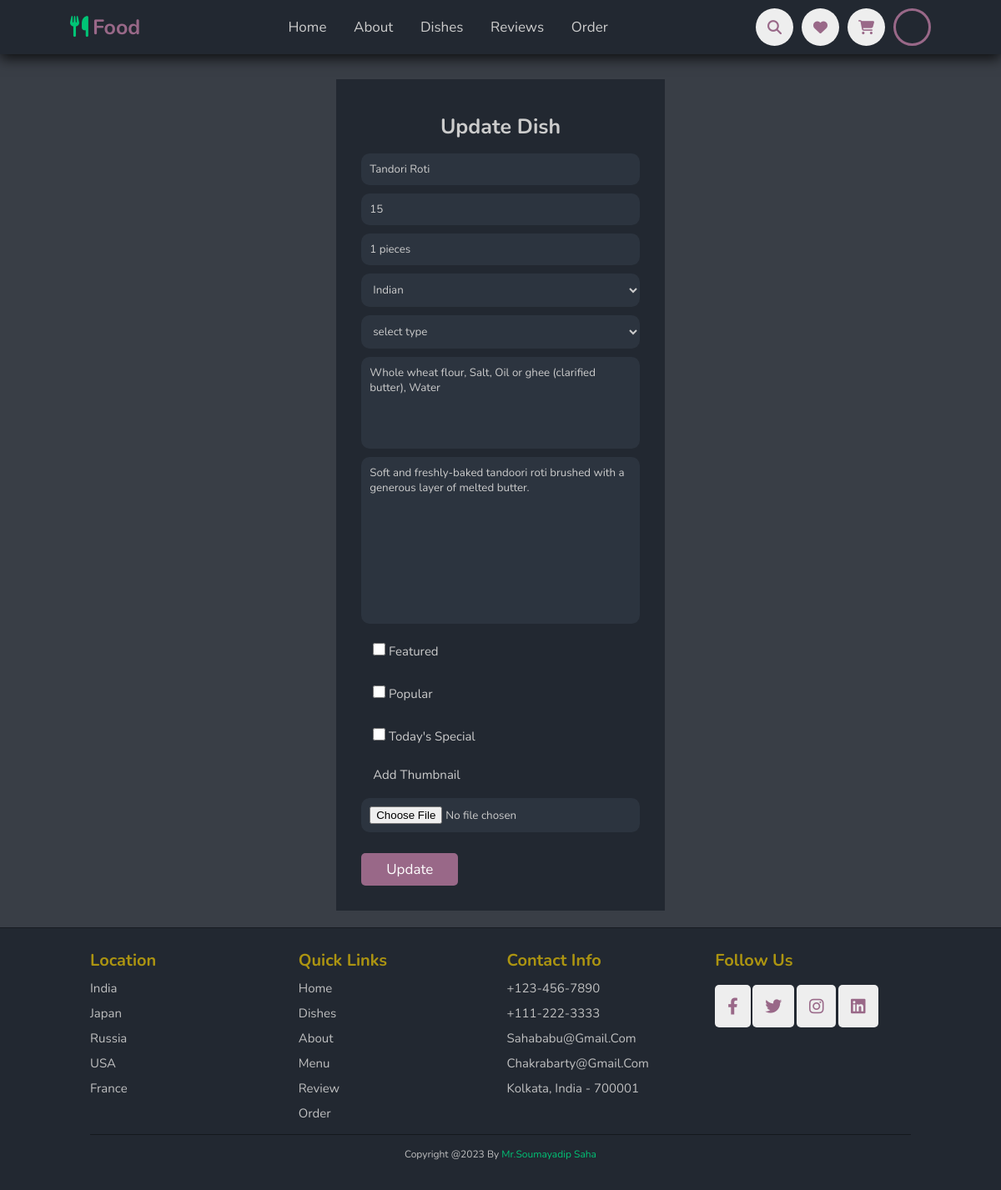
Page /admin/edit-dish.php?did=1 (signed in) on the committed database.
### tables this page shows
CREATE TABLE `dish` (
  `did` int(11) UNSIGNED NOT NULL,
  `dname` varchar(50) NOT NULL,
  `drating` int(5) NOT NULL,
  `dprice` double NOT NULL,
  `quantity` varchar(255) NOT NULL,
  `dcategory` int(11) UNSIGNED NOT NULL,
  `type` varchar(100) NOT NULL,
  `ingredients` varchar(255) NOT NULL,
  `is_featured` int(1) NOT NULL,
  `is_popular` int(1) NOT NULL,
  `dpicture` varchar(255) NOT NULL,
  `is_today` int(1) NOT NULL,
  `description` text NOT NULL
);

### admin/edit-dish.php (the view, shortened to what this page needs)
<?php
    include 'partials/header.php';
    $category_query = "SELECT * from category";
    $category_result = mysqli_query($conn, $category_query);
    if(isset($_GET['did'])){
        $id = $_GET['did'];
        $query = "select * from dish where did='$id'";
        $result = mysqli_query($conn, $query);
        $dish = mysqli_fetch_assoc($result);
    }
?>
<section class="form_section">
    <div class="container form_container">
        <h2>Update Dish</h2>
        <form action="./edit-dish-logic.php" method="post" enctype="multipart/form-data">
            <input type="text" name="dname" value="<?= $dish['dname'] ?>" placeholder="enter dish name...">
            <input type="number" name="dprice" value="<?= $dish['dprice'] ?>" placeholder="enter dish price....">
            <input type="text" name="dquantity" value="<?= $dish['quantity'] ?>" placeholder="enter quantity of dish....">
            <select name="dcategory">
                <?php while($category = mysqli_fetch_assoc($category_result)) {?>
                    <option value="<?= $category['cid'] ?>"><?= $category['ctitle'] ?></option>
                <?php } ?>
            </select>
            <select name="type" value=<?= $dish['type'] ?>>
                <option selected disabled>select type</option>
            </select>
            <textarea rows="5" name="ingredients" cols="" placeholder="write ingredients of it..."><?= $dish['ingredients'] ?></textarea>
            <textarea rows="10" name="cdesc" cols="" placeholder="write something special about it..."><?= $dish['description'] ?></textarea>
            <div class="form_control inline">
                <label><input type="checkbox" name="is_featured" value="1"   onclick="clickCheckBox(this)" class="mycheckbox">  Featured</label>
                <label><input type="checkbox" name="is_popular" value="1"  onclick="clickCheckBox(this)" class="mycheckbox">  Popular</label>
                <label><input type="checkbox" name="is_today_special" value="1"  onclick="clickCheckBox(this)" class="mycheckbox">  Today's Special</label>
            </div>
            <div class="form_control">
                <label for="thumbnail">add thumbnail</label>
                <input type="file" name="thumbnail" value="">
            </div>
            <div class="submit">
                <button type="submit" name="submit" class="btn">update</button>
            </div>
        </form>
    </div>
</section>
<?php
include 'partials/footer.php';
?>

### CSS/style.css (style rules this page uses)
:root { --green: #00c476; --black: #996888; --light-color: #cacacaef; --box-shadow: 0 .5rem 1.5rem rgba(0, 0, 0, .768); --outline: .1rem solid rgb(0, 0, 0, .3); --outline-hover: .3rem solid #27ae60; --color-red-light: hsl(346, 87%, 46%, 15%); --color-green: #00c476; --color-green-light: hsl(156, 100%, 38%, 15%); --color-gray-900: #1e1e66; --color-red: #da0f3f; --color-red-light: hsl(346, 87%, 46%, 15%); --color-green: #00c476; --color-green-light: hsl(156, 100%, 38%, 15%); }
* { font-family: 'Nunito', sans-serif; margin: 0; padding: 0; box-sizing: border-box; text-decoration: none; outline: none; border: none; text-transform: capitalize; transition: all .2s linear; list-style: none; }
body { background: #222831; }
html { font-size: 62.5%; overflow-x: hidden; scroll-padding-top: 5.5rem; scroll-behavior: smooth; }
section { padding: 2rem 9%; }
section:nth-child(odd) { background: #393e46; }
.btn { margin-top: 2rem; display: inline-block; font-size: 1.7rem; color: #fff; background: var(--black); border-radius: .5rem; cursor: pointer; padding: 0.8rem 3rem; }
.container { width: 74%; max-width: 1800px; margin: 0 auto; }
h2 { margin: 1rem 0; font-size: 2.5rem; }
.form_section { display: grid; place-items: center; margin-top: 5rem; }
.form_container { width: 40%; background: #222831; padding: 3rem; margin-top: 2.5rem; }
.form_container h2 { text-align: center; color: #ccc; }
.form_container form { display: grid; font-size: 1.5rem; }
.form_control { display: grid; }
.form_container form input, select, label, textarea { margin-top: .5rem; margin-bottom: .5rem; padding: 0.8rem 1.4rem; color: #ccc; }
input::placeholder, textarea::placeholder { color: #aaa; text-transform: capitalize; }
.form_container form input, select, textarea { background: #2c343f; border: none; text-transform: none; outline: none; margin-top: .5rem; margin-bottom: .5rem; resize: none; padding: 1rem; border-radius: 1rem; }
.mycheckbox { height: 1.5rem; width: 1.5rem; }

### rows in the picture
dish: dname "Tandori Roti", dprice "15", dquantity "1 pieces", ingredients "Whole wheat flour, Salt, Oil or ghee (clarified butter), Water", cdesc "Soft and freshly-baked tandoori roti brushed with a generous layer of melted butter."

### other values in the picture
form field dcategory "Indian"
